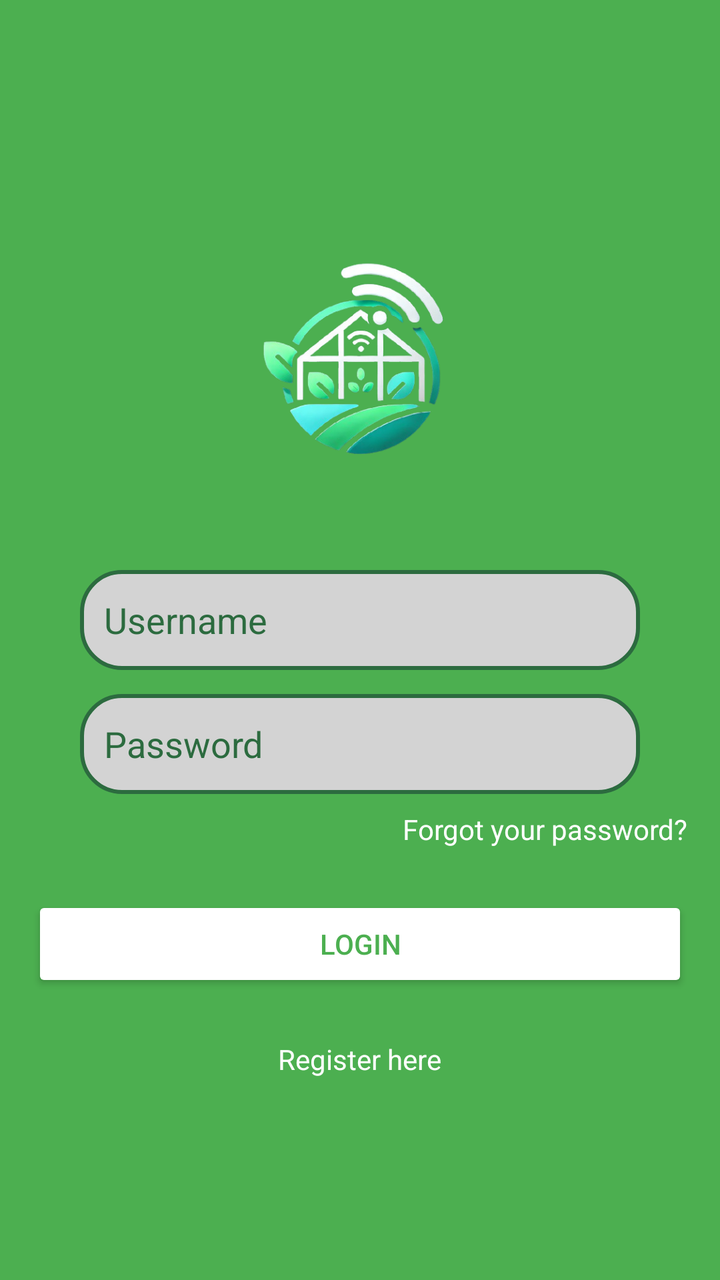
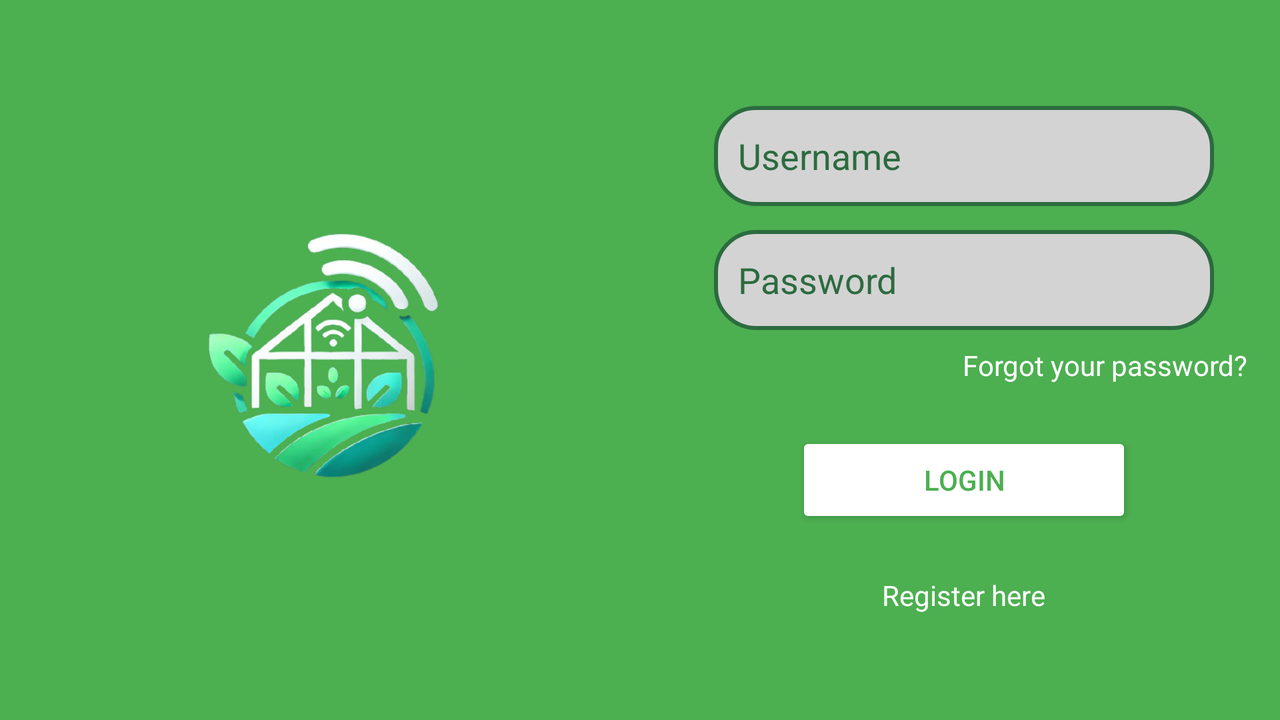

An Android layout and its configuration variant, each rendered on a device that would load it. The default file and the variant file are quoted in full after the pictures.
<!-- AndroidManifest.xml: application theme Theme.Greenhouse -->
<!-- res/layout/login_layout.xml -->
<?xml version="1.0" encoding="utf-8"?>
<LinearLayout
    xmlns:android="http://schemas.android.com/apk/res/android"
    android:layout_width="match_parent"
    android:layout_height="match_parent"
    android:orientation="vertical"
    android:padding="16dp"
    android:gravity="center"
    android:background="@color/green">

    <ImageView
        android:id="@+id/logo"
        android:layout_width="160dp"
        android:layout_height="160dp"
        android:src="@drawable/greenhouselogo"
        android:contentDescription="Logo"
        android:layout_marginBottom="24dp" />

    <EditText
        android:id="@+id/username"
        android:layout_width="280dp"
        android:layout_height="50dp"
        android:layout_marginBottom="12dp"
        android:hint="@string/username_hint"
        android:inputType="text"
        android:padding="12dp"
        android:textColor="@color/green"
        android:background="@drawable/rounded_edittext"
        android:layout_gravity="center_horizontal"
        android:textColorHint="@color/dark_green" />

    <EditText
        android:id="@+id/password"
        android:layout_width="280dp"
        android:layout_height="50dp"
        android:hint="@string/password_hint"
        android:inputType="textPassword"
        android:padding="12dp"
        android:layout_marginBottom="8dp"
        android:background="@drawable/rounded_edittext"
        android:textColor="@color/green"
        android:layout_gravity="center_horizontal"
        android:textColorHint="@color/dark_green" />

    <TextView
        android:id="@+id/forgot_password"
        android:layout_width="wrap_content"
        android:layout_height="wrap_content"
        android:text="@string/forgot_password"
        android:textColor="@color/white"
        android:textSize="14sp"
        android:layout_gravity="end"
        android:layout_marginBottom="24dp" />

    <Button
        android:id="@+id/login_button"
        android:layout_width="match_parent"
        android:layout_height="wrap_content"
        android:text="@string/login"
        android:backgroundTint="@color/white"
        android:textColor="@color/green"
        android:padding="12dp"
        android:layout_marginBottom="16dp" />

    <TextView
        android:id="@+id/register_link"
        android:layout_width="wrap_content"
        android:layout_height="wrap_content"
        android:text="@string/register_prompt"
        android:textColor="@color/white"
        android:textSize="14sp"
        android:gravity="center"
        android:layout_marginTop="8dp" />

</LinearLayout>
<!-- resources referenced by this layout -->
<resources>
  <color name="dark_green">#2C6B3F</color>
  <color name="green">#4CAF50</color>
  <color name="white">#FFFFFF</color>
  <!-- drawable greenhouselogo: png bitmap (drawable, 108871 bytes) -->
  <!-- drawable rounded_edittext (drawable) -->
  <?xml version="1.0" encoding="utf-8"?>
  <shape xmlns:android="http://schemas.android.com/apk/res/android">
      <solid android:color="@color/light_gray"/>
      <corners android:radius="20dp"/>
      <stroke android:color="@color/dark_green" android:width="2dp"/>
  </shape>
  <string name="forgot_password">Forgot your password?</string>
  <string name="login">Login</string>
  <string name="password_hint">Password</string>
  <string name="register_prompt">Register here</string>
  <string name="username_hint">Username</string>
  <style name="Theme.Greenhouse" parent="Theme.AppCompat.Light.DarkActionBar">
          <item name="colorPrimary">@color/green</item>
          <item name="colorPrimaryDark">@color/light_gray</item>
          <item name="colorAccent">@color/dark_green</item>
      </style>
  <color name="light_gray">#D3D3D3</color>
</resources>
<!-- res/layout-land/login_layout.xml (the author's variant of the layout above) -->
<!-- drawn on the phone turned sideways -->
<?xml version="1.0" encoding="utf-8"?>
<LinearLayout
    xmlns:android="http://schemas.android.com/apk/res/android"
    android:layout_width="match_parent"
    android:layout_height="match_parent"
    android:orientation="horizontal"
    android:padding="16dp"
    android:gravity="center"
    android:background="@color/green">

    <ImageView
        android:id="@+id/logo"
        android:layout_width="300dp"
        android:layout_height="203dp"
        android:layout_marginEnd="24dp"
        android:contentDescription="Logo"
        android:src="@drawable/greenhouselogo" />

    <LinearLayout
        android:orientation="vertical"
        android:layout_width="0dp"
        android:layout_height="match_parent"
        android:layout_weight="1"
        android:gravity="center">

        <EditText
            android:id="@+id/username"
            android:layout_width="250dp"
            android:layout_height="50dp"
            android:layout_marginBottom="12dp"
            android:hint="@string/username_hint"
            android:inputType="text"
            android:padding="12dp"
            android:textColor="@color/green"
            android:background="@drawable/rounded_edittext"
            android:textColorHint="@color/dark_green" />

        <EditText
            android:id="@+id/password"
            android:layout_width="250dp"
            android:layout_height="50dp"
            android:hint="@string/password_hint"
            android:inputType="textPassword"
            android:padding="12dp"
            android:layout_marginBottom="8dp"
            android:background="@drawable/rounded_edittext"
            android:textColor="@color/green"
            android:textColorHint="@color/dark_green" />

        <TextView
            android:id="@+id/forgot_password"
            android:layout_width="wrap_content"
            android:layout_height="wrap_content"
            android:text="@string/forgot_password"
            android:textColor="@color/white"
            android:textSize="14sp"
            android:layout_gravity="end"
            android:layout_marginBottom="24dp" />

        <Button
            android:id="@+id/login_button"
            android:layout_width="168dp"
            android:layout_height="wrap_content"
            android:layout_marginBottom="16dp"
            android:backgroundTint="@color/white"
            android:padding="12dp"
            android:text="@string/login"
            android:textColor="@color/green" />

        <TextView
            android:id="@+id/register_link"
            android:layout_width="wrap_content"
            android:layout_height="wrap_content"
            android:text="@string/register_prompt"
            android:textColor="@color/white"
            android:textSize="14sp"
            android:gravity="center"
            android:layout_marginTop="8dp" />
    </LinearLayout>
</LinearLayout>
